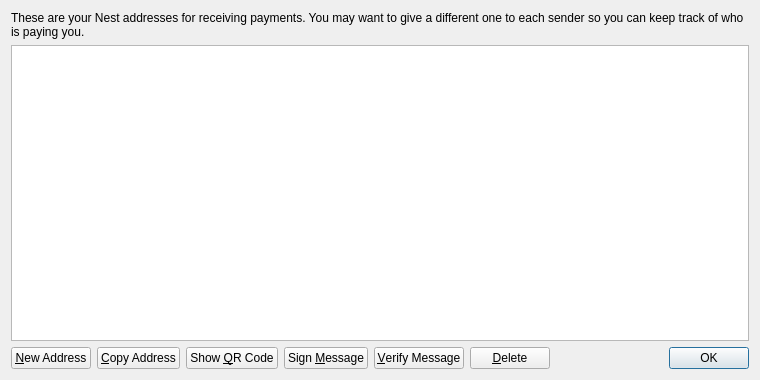
<?xml version="1.0" encoding="UTF-8"?>
<ui version="4.0">
 <class>AddressBookPage</class>
 <widget class="QWidget" name="AddressBookPage">
  <property name="geometry">
   <rect>
    <x>0</x>
    <y>0</y>
    <width>760</width>
    <height>380</height>
   </rect>
  </property>
  <property name="windowTitle">
   <string>Address Book</string>
  </property>
  <layout class="QVBoxLayout" name="verticalLayout">
   <item>
    <widget class="QLabel" name="labelExplanation">
     <property name="text">
      <string>These are your Nest addresses for receiving payments. You may want to give a different one to each sender so you can keep track of who is paying you.</string>
     </property>
     <property name="textFormat">
      <enum>Qt::PlainText</enum>
     </property>
     <property name="wordWrap">
      <bool>true</bool>
     </property>
    </widget>
   </item>
   <item>
    <widget class="QTableView" name="tableView">
     <property name="contextMenuPolicy">
      <enum>Qt::CustomContextMenu</enum>
     </property>
     <property name="toolTip">
      <string>Double-click to edit address or label</string>
     </property>
     <property name="tabKeyNavigation">
      <bool>false</bool>
     </property>
     <property name="alternatingRowColors">
      <bool>true</bool>
     </property>
     <property name="selectionMode">
      <enum>QAbstractItemView::SingleSelection</enum>
     </property>
     <property name="selectionBehavior">
      <enum>QAbstractItemView::SelectRows</enum>
     </property>
     <property name="sortingEnabled">
      <bool>true</bool>
     </property>
     <attribute name="verticalHeaderVisible">
      <bool>false</bool>
     </attribute>
    </widget>
   </item>
   <item>
    <layout class="QHBoxLayout" name="horizontalLayout">
     <item>
      <widget class="QPushButton" name="newAddressButton">
       <property name="toolTip">
        <string>Create a new address</string>
       </property>
       <property name="text">
        <string>&amp;New Address</string>
       </property>
       <property name="icon">
        <iconset resource="../bitcoin.qrc">
         <normaloff>:/icons/add</normaloff>:/icons/add</iconset>
       </property>
      </widget>
     </item>
     <item>
      <widget class="QPushButton" name="copyToClipboard">
       <property name="toolTip">
        <string>Copy the currently selected address to the system clipboard</string>
       </property>
       <property name="text">
        <string>&amp;Copy Address</string>
       </property>
       <property name="icon">
        <iconset resource="../bitcoin.qrc">
         <normaloff>:/icons/editcopy</normaloff>:/icons/editcopy</iconset>
       </property>
      </widget>
     </item>
     <item>
      <widget class="QPushButton" name="showQRCode">
       <property name="text">
        <string>Show &amp;QR Code</string>
       </property>
       <property name="icon">
        <iconset resource="../bitcoin.qrc">
         <normaloff>:/icons/qrcode</normaloff>:/icons/qrcode</iconset>
       </property>
      </widget>
     </item>
     <item>
      <widget class="QPushButton" name="signMessage">
       <property name="toolTip">
        <string>Sign a message to prove you own a Nest address</string>
       </property>
       <property name="text">
        <string>Sign &amp;Message</string>
       </property>
       <property name="icon">
        <iconset resource="../bitcoin.qrc">
         <normaloff>:/icons/edit</normaloff>:/icons/edit</iconset>
       </property>
      </widget>
     </item>
     <item>
      <widget class="QPushButton" name="verifyMessage">
       <property name="toolTip">
        <string>Verify a message to ensure it was signed with a specified Nest address</string>
       </property>
       <property name="text">
        <string>&amp;Verify Message</string>
       </property>
       <property name="icon">
        <iconset resource="../bitcoin.qrc">
         <normaloff>:/icons/transaction_0</normaloff>:/icons/transaction_0</iconset>
       </property>
      </widget>
     </item>
     <item>
      <widget class="QPushButton" name="deleteButton">
       <property name="toolTip">
        <string>Delete the currently selected address from the list</string>
       </property>
       <property name="text">
        <string>&amp;Delete</string>
       </property>
       <property name="icon">
        <iconset resource="../bitcoin.qrc">
         <normaloff>:/icons/remove</normaloff>:/icons/remove</iconset>
       </property>
      </widget>
     </item>
     <item>
      <spacer name="horizontalSpacer">
       <property name="orientation">
        <enum>Qt::Horizontal</enum>
       </property>
       <property name="sizeHint" stdset="0">
        <size>
         <width>40</width>
         <height>20</height>
        </size>
       </property>
      </spacer>
     </item>
     <item>
      <widget class="QDialogButtonBox" name="buttonBox">
       <property name="sizePolicy">
        <sizepolicy hsizetype="Maximum" vsizetype="Fixed">
         <horstretch>0</horstretch>
         <verstretch>0</verstretch>
        </sizepolicy>
       </property>
       <property name="standardButtons">
        <set>QDialogButtonBox::Ok</set>
       </property>
      </widget>
     </item>
    </layout>
   </item>
  </layout>
 </widget>
 <resources>
  <include location="../bitcoin.qrc"/>
 </resources>
 <connections/>
</ui>
